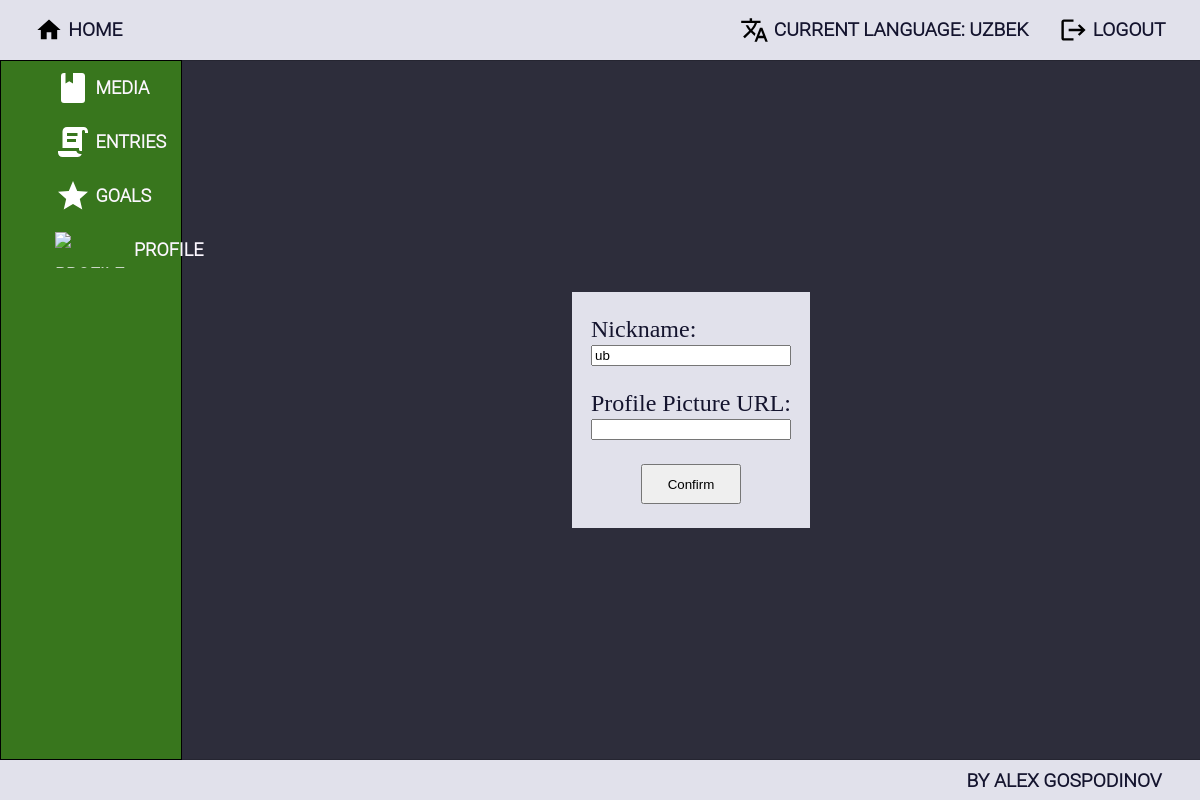
/accounts/profile/8/edit/ (signed in), run on the app's committed database.
### ImmersionTracker/accounts/models.py (models this page shows, shortened)
class ImmersionTrackerUser(auth_models.AbstractBaseUser, auth_models.PermissionsMixin):
    MAX_EMAIL_LENGTH = 150
    MAX_FIRST_NAME_LENGTH = 150
    MAX_LAST_NAME_LENGTH = 150
    email = models.EmailField(
        _("email address"),
        max_length=MAX_EMAIL_LENGTH,
        unique=True,
        error_messages={
            "unique": _("A user with that email already exists."),
        },
    )
    first_name = models.CharField(_("first name"), max_length=MAX_FIRST_NAME_LENGTH, blank=True)
    last_name = models.CharField(_("last name"), max_length=MAX_LAST_NAME_LENGTH, blank=True)
    is_staff = models.BooleanField(
        _("staff status"),
        default=False,
        help_text=_("Designates whether the user can log into this admin site."),
    )
    is_active = models.BooleanField(
        _("active"),
        default=True,
        help_text=_(
            "Designates whether this user should be treated as active. "
            "Unselect this instead of deleting accounts."
        ),
    )
    date_joined = models.DateTimeField(_("date joined"), default=timezone.now)
    object = ImmersionTrackerUserManager()
    USERNAME_FIELD = 'email'

class Profile(models.Model):
    NICKNAME_MAX_LENGTH = 20
    nickname = models.CharField(
        max_length=NICKNAME_MAX_LENGTH,
        blank=True,
        null=True,
    )
    current_language = models.ForeignKey('languages.Language', on_delete=models.SET_NULL, blank=True, null=True)
    user = models.OneToOneField(
        ImmersionTrackerUser,
        on_delete=models.CASCADE,
        related_name='profile',
        primary_key=True,
    )
    profile_picture = models.URLField(
        blank=True,
        null=True,
    )

### ImmersionTracker/languages/models.py (models this page shows, shortened)
class Language(HasOwnerProfile, models.Model):
    LANGUAGE_NAME_MAX_LENGTH = 20
    name = models.CharField(
        max_length=LANGUAGE_NAME_MAX_LENGTH,
        null=False,
        blank=False,
    )

### ImmersionTracker/accounts/views.py (the view, shortened to what this page needs)
# urls.py: path('<int:pk>/edit/', ProfileEditView.as_view(), name='profile_edit'),
class ProfileEditView(LoginRequiredMixin, UserOwnsProfileMixin, views.UpdateView):
    queryset = Profile.objects.all()
    template_name = 'accounts/profile_edit.html'
    form_class = ProfileEditForm

### ImmersionTracker/accounts/forms.py
class ProfileEditForm(ModelForm):
    def __init__(self, *args, **kwargs):
        super().__init__(*args, **kwargs)
        self.fields['profile_picture'].label = 'Profile Picture URL'
    class Meta:
        model = Profile
        fields = ('nickname', 'profile_picture')

### ImmersionTracker/core/mixins.py (called while the page is built)
    def check_profile_owner(self):
        profile = super().get_object()
        request_profile = get_current_profile(self.request)
        if not self.request.user.is_authenticated or profile != request_profile:
            return self.handle_no_permission()

    def get(self, *args, **kwargs):
        return self.check_profile_owner() or super().get(*args, **kwargs)

### ImmersionTracker/utils.py (called while the page is built)
def get_current_profile(request):
    return Profile.objects.get(user_id=request.user.id)

### templates/accounts/profile_edit.html (shortened to what this page needs)
{% extends 'base.html' %}
{% block main_content %}
    <div class="form-wrapper">
        <form action="{% url 'profile_edit' pk=request.user.id %}" method="post">
            {{ form }}
            <button type="submit"> Confirm </button>
        </form>
    </div>
{% endblock %}

### templates/base.html (shortened to what this page needs)
{% load static %}
<!DOCTYPE html>
<html lang="en">
<head>
    <link rel="stylesheet" href="{% static 'style/style.css' %}">
</head>
<body>
    <header>
        <a href="{% url 'index' %}" class="header-nav header-nav-button">
            <img src="{% static 'icons/home.svg' %}" alt="icon-home">
            <span> Home </span>
        </a>
        <div class="navigation">
            <ul class="header-nav logout-and-language">
                {% if request.user.is_authenticated %}
                    <li>
                    <a class="header-nav-button" href="{% url 'languages_index' %}">
                        <img src="{% static 'icons/language.svg' %}" alt="icon-language">
                        <span>Current Language:
                            {% if request.user.profile.current_language %}
                                {{ request.user.profile.current_language.name }}
                            {% else %}
                                None
                            {% endif %}
                        </span>
                    </a>
                    </li>
                    <li>
                        <a class="header-nav-button" href="{% url 'logout' %}">
                            <img src="{% static 'icons/logout.svg' %}" alt="icon-logout">
                            <span> Logout </span>
                        </a>
                    </li>
                {% endif %}
            </ul>
        </div>
    </header>
    <div class="base-wrapper">
    <div class="sidebar">
        <ul class="sidebar-buttons">
            {% if request.user.is_authenticated %}
                <li class="sidebar-button">
                    <div class="sidebar-button-wrapper">
                        <a class="sidebar-link" href="{% url 'all_media' %}">
                            <img class="sidebar-icon" src="{% static 'icons/media.svg' %}" alt="media-icon">
                            <span>media</span>
                        </a>
                    </div>
                </li>
                <li class="sidebar-button">
                    <div class="sidebar-button-wrapper">
                        <a href="{% url 'all_entries' %}" class="sidebar-link">
                            <img class="sidebar-icon" src="{% static 'icons/entry_text.svg' %}" alt="entry-icon">
                            <span> entries </span>
                        </a>
                    </div>
                </li>
                <li class="sidebar-button">
                    <div class="sidebar-button-wrapper">
                        <a href="{% url 'all_goals' %}" class="sidebar-link">
                            <img class="sidebar-icon" src="{% static 'icons/goal.svg' %}" alt="goal-icon">
                            <span> goals </span>
                        </a>
                    </div>
                </li>
                <li class="sidebar-button">
                    <div class="sidebar-button-wrapper">
                        <a href="{% url 'profile_details' pk=request.user.id %}" class="sidebar-link">
                            <img class="sidebar-icon" src="{% static 'icons/profile.svg' %}" alt="profile-icon">
                            <span> profile </span>
                        </a>
                    </div>
                </li>
            {% endif %}
        </ul>
    </div>
        {% block main_content %}
        {% endblock %}
    </div>
    <footer class="footer">
        <p class="credit">By Alex Gospodinov</p>
    </footer>
</body>
</html>

### staticfiles/style/main.css (style rules this page uses)
body { background-color: #2d2d3b; color: #FCF7FF; height: 100vh; margin: 0; padding: 0; display: flex; flex-direction: column; }
a { color: inherit; text-decoration: none; }
.base-wrapper { flex: 1; display: flex; overflow-y: auto; overflow-x: clip; }
html { overflow: hidden; }

### staticfiles/style/header_footer_and_sidebar.css (style rules this page uses)
header, footer { background-color: #e1e1eb; color: #14142e; font-size: larger; font-family: "Roboto Light", sans-serif; font-weight: bold; text-transform: uppercase; height: 60px; box-shadow: 1px 0 1px black; display: flex; flex-direction: row; align-items: center; }
.footer { height: 40px; justify-content: end; padding-right: 2em; }
.navigation { display: flex; flex-direction: row; justify-content: end; flex: 1; }
.header-nav { list-style-type: none; display: flex; flex-direction: row; margin: 0 1em; }
.header-nav-button { display: flex; align-items: center; padding: 0.5em 0.8em; gap: 5px; border-radius: 8px; }
.header-nav-button > img { height: 1.5em; }
.sidebar { width: 15%; flex-shrink: 0; background-color: #38761d; border: 1px solid black; font-size: large; font-family: "Roboto Light", sans-serif; font-weight: bold; }
.sidebar > ul { list-style-type: none; text-transform: uppercase; }
.sidebar-button-wrapper { display: flex; }
.sidebar-link { width: 100%; height: 100%; display: flex; align-items: center; gap: 0.25em; }
.sidebar-link > img { box-sizing: border-box; height: 2em; margin-left: 3em; }
.sidebar-button { width: 100%; height: 3em; line-height: 3em; text-align: center; }
ul { padding: 0; margin: 0; }

### staticfiles/style/forms.css (style rules this page uses)
.form-wrapper { width: 100%; display: flex; justify-content: center; align-items: center; }
.form-wrapper > form { display: flex; flex-direction: column; background-color: #e1e1eb; color: #14142e; padding: 1em 0.8em; gap: 1em; font-size: x-large; }
.form-wrapper > form > div { display: flex; flex-direction: column; gap: 0.1em; }
.form-wrapper > form > button { width: 50%; height: 3em; margin-left: 25%; }

### data on the page
ImmersionTrackerUser: user.profile.current_language.name "UZBEK"
Profile: nickname "ub"
